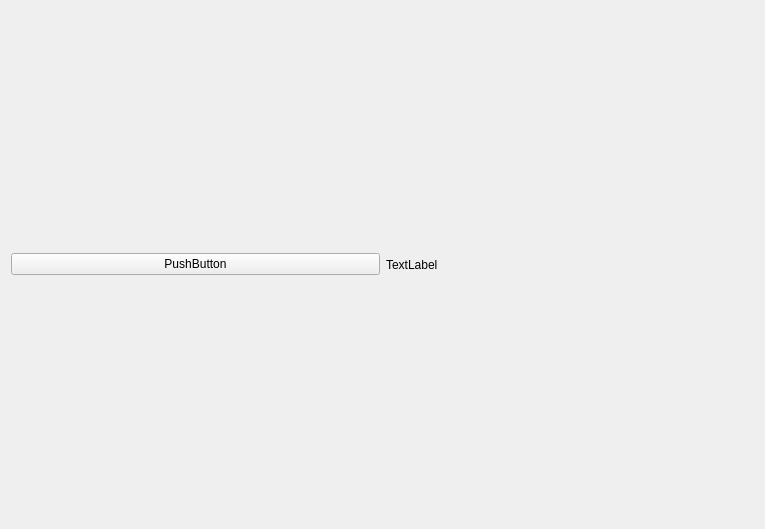
<?xml version="1.0" encoding="UTF-8"?>
<ui version="4.0">
 <class>MainWindow</class>
 <widget class="QMainWindow" name="MainWindow">
  <property name="geometry">
   <rect>
    <x>0</x>
    <y>0</y>
    <width>765</width>
    <height>529</height>
   </rect>
  </property>
  <property name="windowTitle">
   <string>MainWindow</string>
  </property>
  <widget class="QWidget" name="centralWidget">
   <layout class="QHBoxLayout" name="horizontalLayout">
    <item>
     <widget class="QPushButton" name="pushButton">
      <property name="text">
       <string>PushButton</string>
      </property>
     </widget>
    </item>
    <item>
     <widget class="QLabel" name="label">
      <property name="text">
       <string>TextLabel</string>
      </property>
     </widget>
    </item>
   </layout>
  </widget>
 </widget>
 <layoutdefault spacing="6" margin="11"/>
 <resources/>
 <connections/>
</ui>
